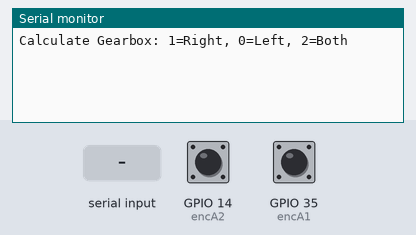
This sketch was run on a simulated ESP32. Shown: the last lines printed to the serial monitor. The inputs (shaded band) are chosen by the test bench; at power-on: GPIO 14 (encA2) HIGH, GPIO 35 (encA1) HIGH.

Above: at 1.2 s.
1.3 s: "ok" received over Serial
At 3.1 s:
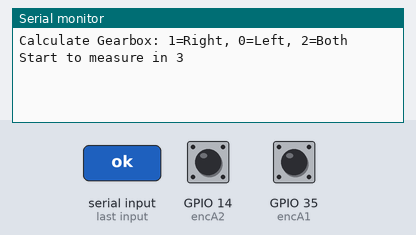
4.3 s: "ok" received over Serial
At 6.8 s:
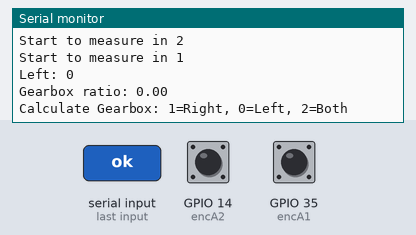

Measured:
- after the input at 1.3 s, the serial monitor: prints a new line after 1.0 s (image 1)
- after the input at 4.3 s, the serial monitor: prints a new line after 2.0 s (image 2)

The sketch:

gearbox.ino
```cpp
#define encA1 35  //interrupt
#define encB1 36

#define encA2 14  //interrupt
#define encB2 16
int val_R = 0;
int val_L = 0;


float ppr = 11;
float gb = 0;


// int statusA, statusB = 0;

void IRAM_ATTR Read_R();
void IRAM_ATTR Read_L();
float Calc_gearbox(int RL);

bool start = false;
int opt;

void setup() {
  // put your setup code here, to run once:
  pinMode(encA1, INPUT);
  pinMode(encB1, INPUT);
  attachInterrupt(encA1, Read_R, RISING);

  pinMode(encA2, INPUT);
  pinMode(encB2, INPUT);
  attachInterrupt(encA2, Read_L, RISING);
  Serial.begin(115200);
}


void loop() {
  // put your main code here, to run repeatedly:
  if (start == 0) {
    Serial.println("Calculate Gearbox: 1=Right, 0=Left, 2=Both");
    while (1) {
      if (Serial.available()>0) {

        opt = Serial.parseInt();
        break;
      }
    }
    for (int i = 0; i < 3; i++) {
      Serial.print("Start to measure in ");
      Serial.println(3 - i);
      delay(1000);
    }
    val_R = 0;
    val_L = 0;
    start = true;
  }
  if (start == true) {
    if (opt == 1) {
      Serial.print("Right: ");
      Serial.println(val_R);
    } else if (opt == 0) {
      Serial.print("Left: ");
      Serial.println(val_L);
    } else if (opt == 2) {
      Serial.print("Right: ");
      Serial.print(val_R);
      Serial.print(" | Left: ");
      Serial.println(val_L);
    }

    if (Serial.available()>0) {
      String input = Serial.readString();
      input.trim();
      if (input.equals("ok")) {
        // Calculate gearbox
        if (opt == 2) {
          Serial.print("Right gearbox ratio: ");
          Serial.println(Calc_gearbox(1));
          Serial.print("Left gearbox ratio: ");
          Serial.println(Calc_gearbox(0));
        } else {
          float result = Calc_gearbox(opt);
          Serial.print("Gearbox ratio: ");
          Serial.println(result);
        }
        start = false;  // Reset for next measurement
      }
    }
    delay(100);
  }
}

void IRAM_ATTR Read_R() {
  if (digitalRead(encB1) == LOW) val_R += 1;
  else val_R -= 1;
}
void IRAM_ATTR Read_L() {
  if (digitalRead(encB2) == LOW) val_L += 1;
  else val_L -= 1;
}

float Calc_gearbox(int RL) {
  if (RL == 1) {
    gb = val_R / ppr;
    return gb;
  } else if (RL == 0) {
    gb = val_L / ppr;
    return gb;
  } else {
    return -1;
  }
}
```
